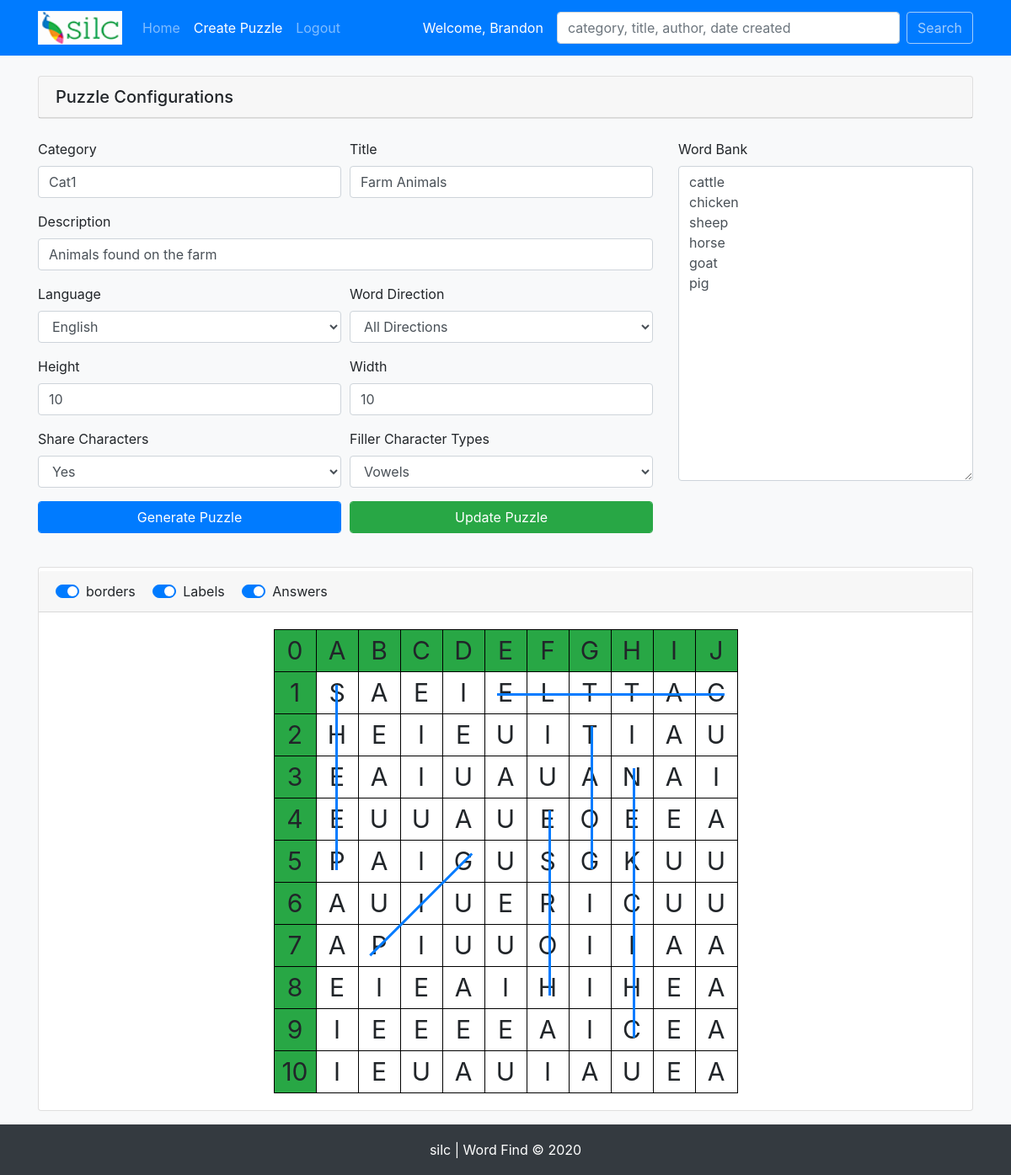
The app's page /edit_puzzle.php?id=337 (signed in) with its own data.
### tables this page shows
CREATE TABLE `puzzles` (
  `puzzle_id` int(11) NOT NULL,
  `cat_id` varchar(255) NOT NULL,
  `title` varchar(255) NOT NULL,
  `description` varchar(255) NOT NULL,
  `user_id` int(11) NOT NULL,
  `created_on` timestamp NOT NULL DEFAULT current_timestamp(),
  `language` varchar(255) NOT NULL,
  `word_direction` varchar(255) NOT NULL,
  `height` int(11) NOT NULL DEFAULT 10,
  `width` int(11) NOT NULL DEFAULT 10,
  `share_chars` tinyint(1) NOT NULL,
  `filler_char_types` varchar(255) NOT NULL,
  `char_bank` longtext NOT NULL CHECK (json_valid(`char_bank`)),
  `word_bank` longtext NOT NULL CHECK (json_valid(`word_bank`)),
  `board` longtext NOT NULL CHECK (json_valid(`board`)),
  `solution_directions` longtext NOT NULL CHECK (json_valid(`solution_directions`)),
  `answer_coordinates` longtext NOT NULL CHECK (json_valid(`answer_coordinates`))
);

CREATE TABLE `categories` (
  `cat_id` int(11) NOT NULL,
  `cat_name` varchar(255) NOT NULL
);

### helpers/functions.php (called while the page is built, shortened)
<?php
    function getPuzzleById($pdo, $puzzleId){
        $sql = 'SELECT * FROM puzzles
                INNER JOIN categories
                ON categories.cat_id = puzzles.cat_id
                WHERE puzzle_id = :puzzle_id';
        $stmt = $pdo->prepare($sql);
        $stmt->execute(['puzzle_id' => $puzzleId]);
        return $stmt->fetchAll();
    }
    function getTableHeader($data){
        $letters = [];
        for($x = 'A'; $x <= 'ZZ'; $x++){
            array_push($letters, $x);
        }
        $letters = array_slice($letters, 0, $data['width']);
        array_unshift($letters, 0);
        return $letters;
    }

### edit_puzzle.php (the view, shortened to what this page needs)
<?php
    include 'includes/header.php';
    $puzzleId = $_GET['id'];
    $puzzle = getPuzzleById($pdo,$puzzleId);
    foreach($puzzle as $puzzle){
        $data = [
            'puzzle_id'          => $puzzle->puzzle_id,
            'cat_name'           => $puzzle->cat_name,
            'title'              => $puzzle->title,
            'user_id'            => $puzzle->user_id,
            'description'        => $puzzle->description,
            'language'           => $puzzle->language,
            'word_direction'     => $puzzle->word_direction,
            'height'             => $puzzle->height,
            'width'              => $puzzle->width,
            'filler_char_types'  => $puzzle->filler_char_types,
            'share_chars'        => $puzzle->share_chars,
            'char_bank'          => json_decode($puzzle->char_bank),
            'word_bank'          => json_decode($puzzle->word_bank),
            'board'              => json_decode($puzzle->board),
            'answer_coordinates' => json_decode($puzzle->answer_coordinates),
            'solution_directions'=> json_decode($puzzle->solution_directions),
        ];
    }
    $letters = getTableHeader($data);
?>
<div class="card mt-4">
    <h5 class="card-header">Puzzle Configurations</h5>
</div>
    <form action="" method="post">
        <div class="row mt-4">
            <div class="col-md-8">
                <div class="form-row">
                    <div class="form-group col-md-6">
                        <label for="category">Category</label>
                        <input type="text" name="cat_name" id="category" class="form-control" value="<?php echo (isset($_POST['cat_name'])) ? $_POST['cat_name'] : $data['cat_name']; ?>">
                    </div>
                    <div class="form-group col-md-6">
                        <label for="title">Title</label>
                        <input type="text" name="title" id="title" class="form-control" value="<?php echo (isset($_POST['title'])) ? $_POST['title'] : $data['title'] ?>">
                    </div>
                    <div class="form-group col-md-12">
                        <label for="description">Description</label>
                        <input type="text" name="description" id="description" class="form-control" value="<?php echo (isset($_POST['description'])) ? $_POST['description'] : $data['description'] ?>">
                    </div>
                    <div class="form-group col-md-6">
                        <label for="language">Language</label>
                        <select name="language" id="language" class="form-control">
                        <?php
                            $languages = ['Telugu', 'English', 'Hindi', 'Gujarati', 'Malayalam'];
                            foreach($languages as $language):
                        ?>
                        <option value="<?php echo $language; ?>" <?php
                            if($data['language'] == $language && (!isset($_POST['language']))){
                                echo 'selected';
                            }
                            if(isset($_POST['language']) && $_POST['language'] == $language){
                                echo 'selected';
                            }
                        ?>><?php echo $language; ?></option>
                        <?php endforeach;  ?>
                        </select>
                    </div>
                    <div class="form-group col-md-6">
                        <label for="wordDirection">Word Direction</label>
                        <select name="word_direction" id="wordDirection" class="form-control">
                        <?php
                            $directions = [
                                'all'        => 'All Directions',
                                'horizontal' => 'Horizontal',
                                'vertical'   => 'Vertical',
                                'diagonal'   => 'Diagonal'
                            ];
                            foreach($directions as $key => $direction):
                        ?>
                            <option value="<?php echo $key; ?>" <?php
                                if($data['word_direction'] == $key && (!isset($_POST['word_direction']))){
                                    echo 'selected';
                                }
                                if(isset($_POST['word_direction']) && $_POST['word_direction'] == $key){
                                    echo 'selected';
                                }
                            ?>><?php echo $direction; ?></option>
                            <?php endforeach;  ?>
                        </select>
                    </div>
                    <div class="form-group col-md-6">
                        <label for="height">Height</label>
                        <input type="number" name="height" id="height" min="5" max="702" value="<?php echo (isset($_POST['height'])) ? $_POST['height'] : $data['height'] ?>" class="form-control">
                    </div>
                    <div class="form-group col-md-6">
                        <label for="width">Width</label>
                        <input type="number" name="width" id="width" min="5" max="702" value="<?php echo (isset($_POST['width'])) ? $_POST['width'] : $data['width'] ?>" class="form-control">
                    </div>
                    <div class="form-group col-md-6">
                        <label for="sharechars">Share Characters</label>
                        <select name="share_chars" id="sharechars" class="form-control">
                        <?php
                            $shareChars = [
                                        '1' => 'Yes',
                                        '0' => 'No'
                            ];
                            foreach($shareChars as $key => $boolean):
                        ?>
                            <option value="<?php echo $key; ?>" <?php
                                if($data['share_chars'] == $key && (!isset($_POST['share_chars']))){
                                    echo 'selected';
                                }
                                if(isset($_POST['share_chars']) && $_POST['share_chars'] == $key){
                                    echo 'selected';
                                }
                            ?>><?php echo $boolean; ?></option>
                            <?php endforeach;  ?>
                        </select>
                    </div>
                    <div class="form-group col-md-6">
                        <label for="filler_char_types">Filler Character Types</label>
                        <select name="filler_char_types" id="fillerCharTypes" class="form-control">
                        <?php
                            $charTypes = [
                                'Any'        => 'Any',
                                'Consonants' => 'Consonants',
                                'Vowels'     => 'Vowels',
                                'VM'         => 'Vowel Mixers',
                                'SCB'        => 'Consonant Blends',
                                'DCB'        => 'Double Consonant Blends',
                                'TCB'        => 'Triple Consonant Blends',
                                'CBV'        => 'Consonant Blends with Vowels',
                                'LFIW'       => 'Letters From Input Words'
                            ];
                            foreach($charTypes as $key => $type):
                        ?>
                            <option value="<?php echo $key; ?>" <?php
                                if($data['filler_char_types'] == $key && (!isset($_POST['filler_char_types']))){
                                    echo 'selected';
                                }
                                if(isset($_POST['filler_char_types']) && $_POST['filler_char_types'] == $key){
                                    echo 'selected';
                                }
                            ?>><?php echo $type; ?></option>
                        <?php endforeach;  ?>
                        </select>
                    </div>
                </div>
            </div>
            <div class="col-md-4">
                <div class="form-group">
                    <label for="wordBank">Word Bank</label>
                    <textarea class="form-control" rows="15" name="word_bank" id="wordBank"><?php
                            if(isset($_POST['word_bank'])){
                                echo $_POST['word_bank'];
                            } else {
                                foreach($data['word_bank'] as $word){
                                    if($data['language'] == 'English'){
                                        echo strtolower($word) . "\n";
                                    } else {
                                        echo $word . "\n";
                                    }
                                }
                            }
                    ?></textarea>
                </div>
            </div>
        </div>
        <div class="row">
            <div class="col-md-8">
                <div class="form-row">
                    <?php if($_SESSION['data']['generate_board']): ?>
                    <div class="form-group col-md-6">
                        <button class="btn btn-primary form-control" type="submit" name="generate_puzzle">Generate Puzzle</button>
                    </div>
                    <div class="form-group col-md-6">
                        <button class="btn btn-success form-control" type="submit" name="update_puzzle">Update Puzzle</button>
                    </div>
                </div>
            </div>
        </div>
        <div class="card mt-4">
            <div class="card-header mt-1">
                <div class="custom-control custom-switch custom-control-inline">
                    <label class="custom-control-label" for="toggleBorders">borders</label>
                </div>
                <div class="custom-control custom-switch custom-control-inline">
                    <label class="custom-control-label" for="toggleLabels">Labels</label>
                </div>
                <div class="custom-control custom-switch custom-control-inline">
                    <label class="custom-control-label" for="toggleSolutionLines">Answers</label>
                </div>
            </div>
    <div class="card-body d-flex justify-content-center">
        <div class="col-auto">
            <table>
                <tr>
                    <?php foreach($letters as $letter): ?>
                        <td class="rowLabel bg-success d-none"><?php echo $letter ?></td>
                    <?php endforeach; ?>
                </tr>
                <?php for($row = 0; $row < $_SESSION['data']['height']; $row++): ?>
                    <tr>
                        <td class="rowLabel bg-success d-none"><?php echo $row + 1; ?></td>
                    <?php for($col = 0; $col < $_SESSION['data']['width']; $col++): ?>
                        <td id="<?php echo 'r' . $row . 'c' . $col; ?>"><?php echo $_SESSION['data']['board'][$row][$col]; ?></td>
                    <?php endfor;   ?>
                    </tr>
                <?php endfor;  ?>
            </table>
        </div>
    </div>
</div>
    <?php
        endif;
        include('includes/footer.php');
    ?>

### css/style.css (style rules this page uses)
.col-auto { overflow-x:auto; overflow-y: hidden; }
table { table-layout: fixed; }
table, th, tr, td { padding: 10px; font-size: 30px; cursor: default; }
td { height: 50px; min-width: 50px; padding: 0; text-align: center; word-wrap: normal; }

### records on screen
puzzles: cat_name "Cat1", title "Farm Animals", description "Animals found on the farm", language "English", word_direction "All Directions", height "10", width "10", share_chars "Yes", filler_char_types "Vowels", word_bank "cattle chicken sheep horse goat pig"

### other values on screen
$_SESSION['user_name'] "Brandon"
$letter "0"
$letter "A"
$letter "B"
$letter "C"
$letter "D"
$letter "E"
$letter "F"
$letter "G"
$letter "H"
$letter "I"
$letter "J"
$_SESSION['data']['board'][$row][$col] "S"
$_SESSION['data']['board'][$row][$col] "A"
$_SESSION['data']['board'][$row][$col] "E"
